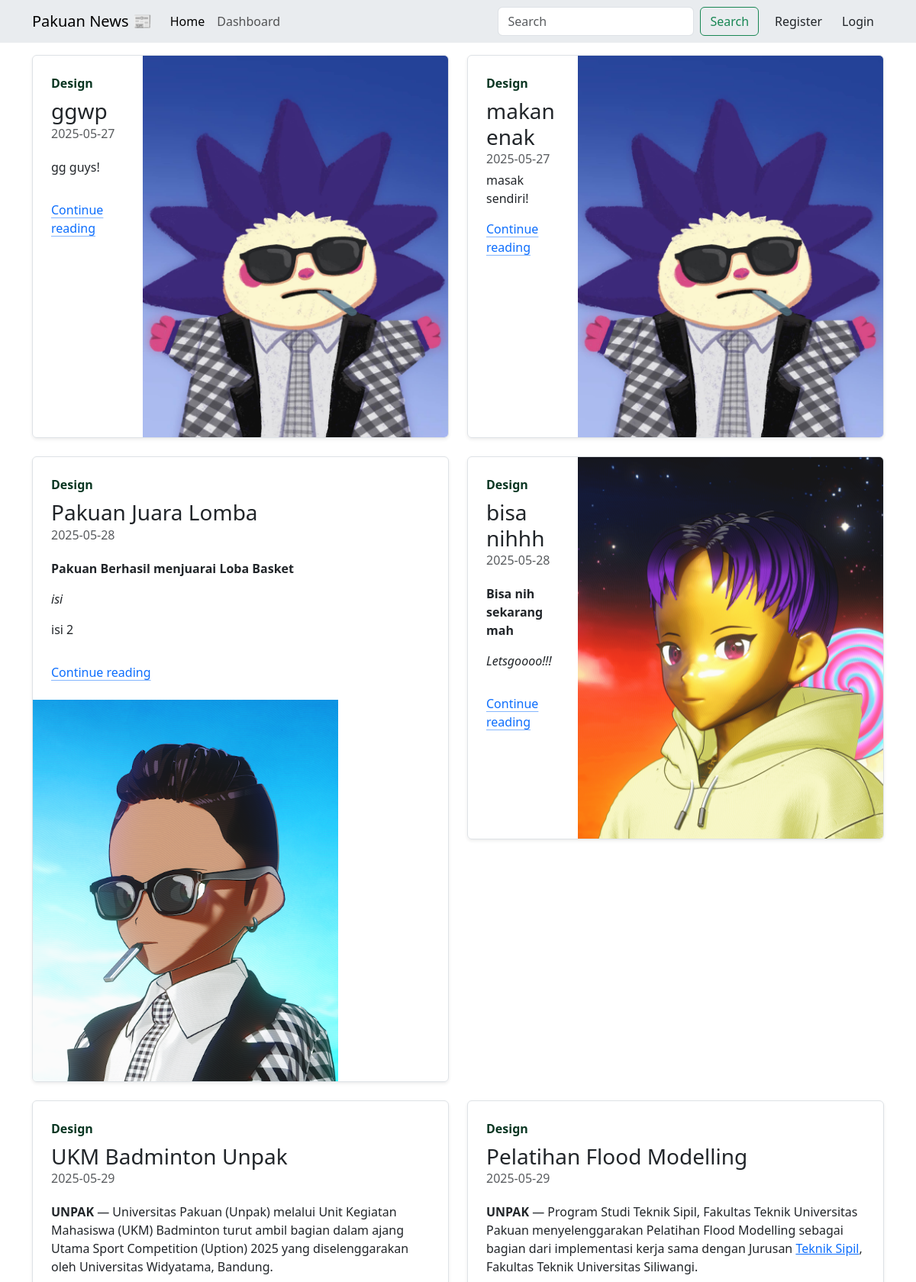
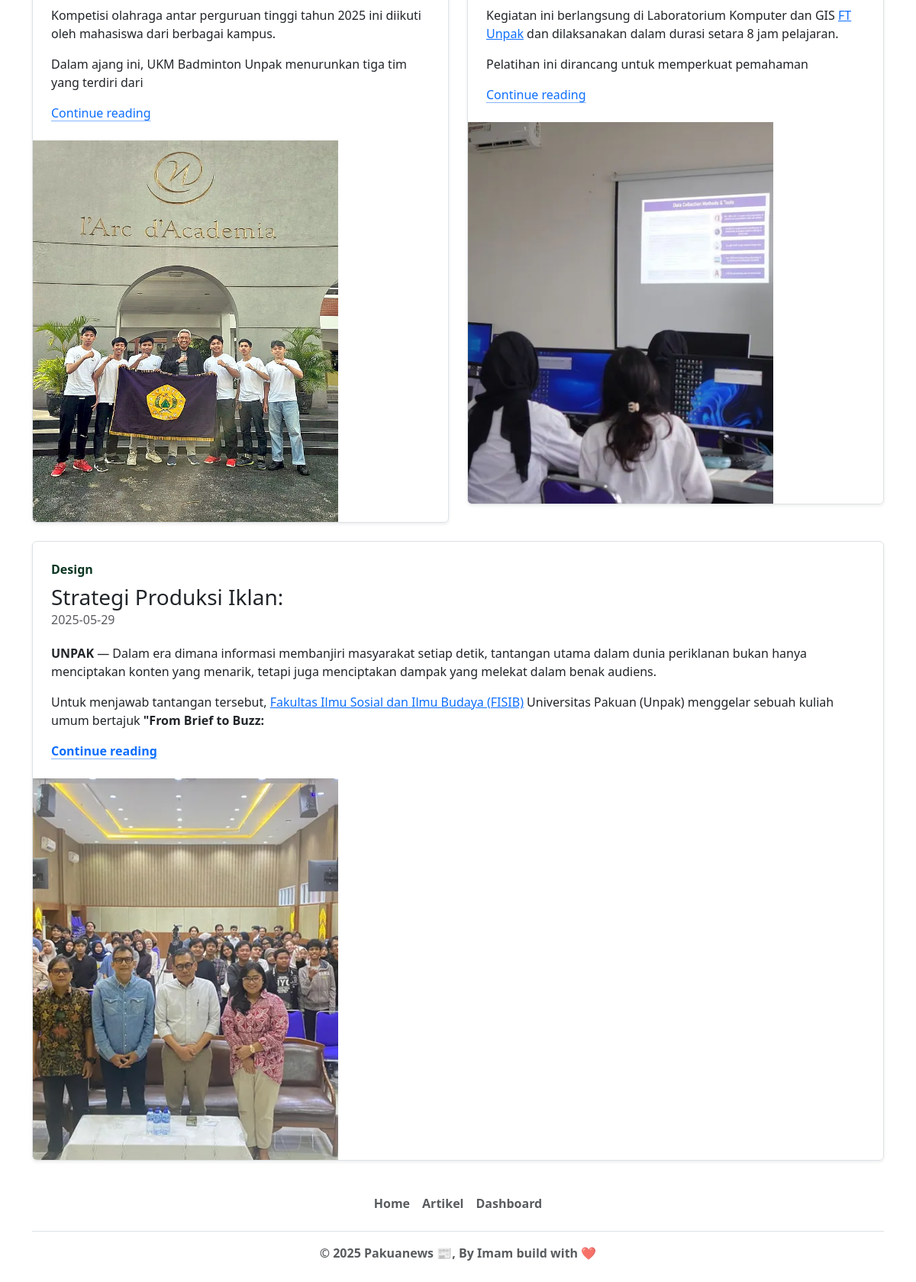
Screenshot of /pencaharian.php with the database file from the repository (2 pictures, top to bottom).
### tables this page shows
CREATE TABLE IF NOT EXISTS `artikel` (
  `id` int NOT NULL AUTO_INCREMENT,
  `judul` varchar(250) NOT NULL,
  `konten` text NOT NULL,
  `gambar` varchar(100) NOT NULL,
  `tgl_rilis` date NOT NULL DEFAULT (curdate()),
  PRIMARY KEY (`id`)
);

### pencaharian.php (the view, shortened to what this page needs)
<?php
include 'database/koneksi.php';
if (isset($_GET['search'])) {
    $search = $_GET['search'];
    $sql = "SELECT * FROM artikel WHERE judul LIKE ?";
    $stmt = $db->prepare($sql);
    $searchTerm = "%" . $search . "%";
    $stmt->bind_param("s", $searchTerm);
    $stmt->execute();
    $result = $stmt->get_result();
} else {
    $result = $db->query("SELECT * FROM artikel");
}
?>
<!DOCTYPE html>
<html lang="en">
<head>
    <link href="https://cdn.jsdelivr.net/npm/bootstrap@5.3.5/dist/css/bootstrap.min.css" rel="stylesheet">
    <link rel="stylesheet" href="https://cdn.jsdelivr.net/npm/bootstrap-icons@1.11.3/font/bootstrap-icons.min.css">
</head>
<body>
    <?php include 'layout/header.php'; ?>
    <div class="container mt-3">
        <div class="row">
            <?php
            while ($row = $result->fetch_assoc()) {
                $konten = $row['konten'];
                $judul = $row['judul'];
                $kataKonten = explode(' ', $konten);
                $kataJudul = explode(' ', $judul);
                $kontenTerbatas = implode(' ', array_slice($kataKonten, 0, 50));
                $judulTerbatas = implode(' ', array_slice($kataJudul, 0, 3));
            ?>
                <div class="col-md">
                    <div class="row g-0 border rounded overflow-hidden flex-md-row mb-4 shadow-sm h-md-250 position-relative">
                        <div class="col p-4 d-flex flex-column position-static"> <strong class="d-inline-block mb-2 text-success-emphasis">Design</strong>
                            <h3 class="mb-0"><?= $judulTerbatas; ?></h3>
                            <div class="mb-1 text-body-secondary"><?= $row['tgl_rilis'] ?></div>
                            <p class=""><?= $kontenTerbatas; ?></p>
                            <a href="artikel.php?id=<?= $row['id'] ?>" class="icon-link gap-1 icon-link-hover stretched-link">
                                Continue reading
                                <svg class="bi" aria-hidden="true">
                                    <use xlink:href="#chevron-right"></use>
                                </svg> </a>
                        </div>
                        <div class="col-auto d-none d-lg-block">
                            <img src="img/<?= $row['gambar'] ?>" alt="<?= $row['gambar'] ?>" class="d-block object-fit-cover" width="400" height="500">
                        </div>
                    </div>
                </div>
            <?php
            }
            ?>
        </div>
    </div>
    <?php include 'layout/footer.php'; ?>
</body>
</html>

### rows the page displays
artikel: judul "ggwp", tgl_rilis "2025-05-27", konten "gg guys!", gambar (picture)
artikel: judul "makan enak", tgl_rilis "2025-05-27", konten "masak sendiri!", gambar (picture)
artikel: judul "Pakuan Juara Lomba", tgl_rilis "2025-05-28", konten "Pakuan Berhasil menjuarai Loba Basket isi isi 2", gambar (picture)
artikel: judul "bisa nihhh", tgl_rilis "2025-05-28", konten "Bisa nih sekarang mah Letsgoooo!!!", gambar (picture)
artikel: judul "UKM Badminton Unpak", tgl_rilis "2025-05-29", kontenTerbatas "UNPAK — Universitas Pakuan (Unpak) melalui Unit Kegiatan Mahasiswa (UKM) Badminton turut ambil bagian dalam ajang Utama Sport Competition (Uption) 2025 yang diselenggarakan oleh Universitas Widyatama, Bandung. Kompetisi olahraga antar perguruan tinggi tahun 2025 ini diikuti oleh mahasiswa dari berbagai kampus. Dalam ajang ini, UKM Badminton Unpak menurunkan tiga tim yang terdiri dari", gambar (picture)
artikel: judul "Pelatihan Flood Modelling", tgl_rilis "2025-05-29", kontenTerbatas "UNPAK — Program Studi Teknik Sipil, Fakultas Teknik Universitas Pakuan menyelenggarakan Pelatihan Flood Modelling sebagai bagian dari implementasi kerja sama dengan Jurusan Teknik Sipil , Fakultas Teknik Universitas Siliwangi. Kegiatan ini berlangsung di Laboratorium Komputer dan GIS FT Unpak dan dilaksanakan dalam durasi setara 8 jam pelajaran. Pelatihan ini dirancang untuk memperkuat pemahaman", gambar (picture)
artikel: judul "Strategi Produksi Iklan:", tgl_rilis "2025-05-29", kontenTerbatas "UNPAK — Dalam era dimana informasi membanjiri masyarakat setiap detik, tantangan utama dalam dunia periklanan bukan hanya menciptakan konten yang menarik, tetapi juga menciptakan dampak yang melekat dalam benak audiens. Untuk menjawab tantangan tersebut, Fakultas Ilmu Sosial dan Ilmu Budaya (FISIB) Universitas Pakuan (Unpak) menggelar sebuah kuliah umum bertajuk \"From Brief to Buzz:", gambar (picture)
